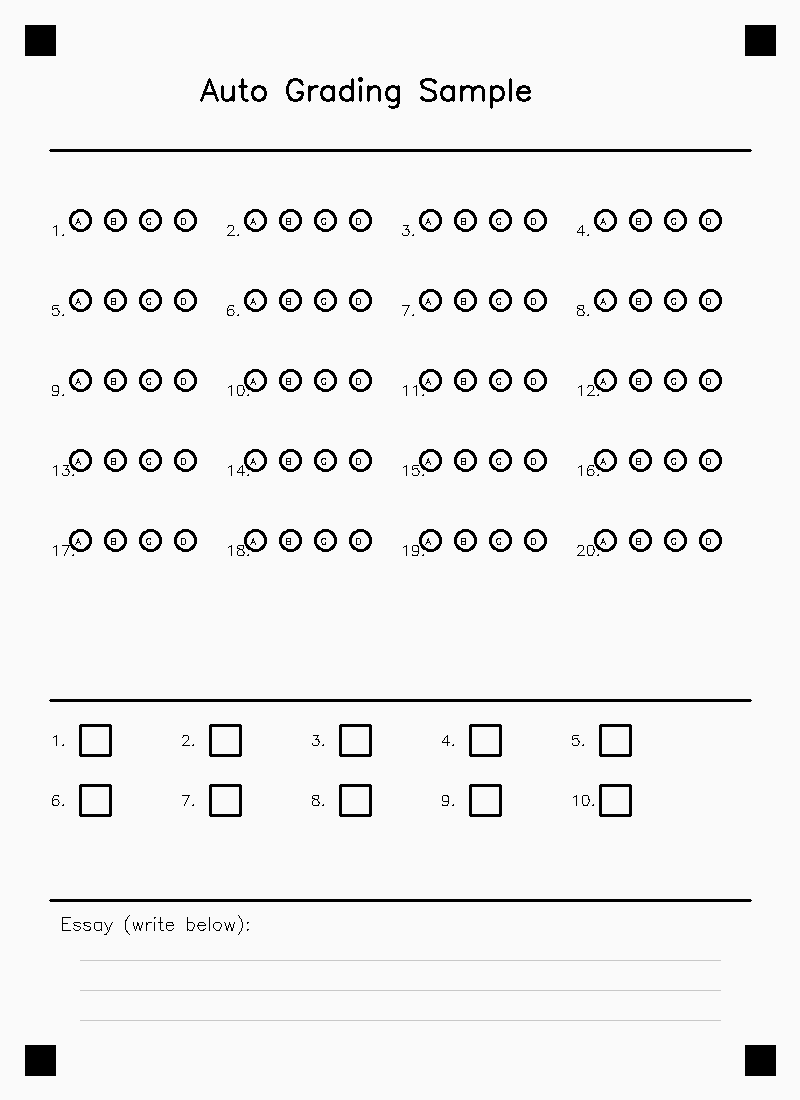
#> input picture data/answer_sheet.png, 800 x 1100 px
$ python -i preprocessing.py   (imports and definitions only)
#> lines starting #> are read from the running program, lines starting #| are printed output that depends on the picture; after the words box and inside, x2 and y2 are one past the last pixel; in counts of white or black regions, pixels touching at a corner belong together
#> further down, picture is the input picture: shape (1100, 800, 3); min 0, max 250, mean 240.1
### common/utils.py
"""共享工具函数：跨章节使用的通用辅助函数

主要功能：
- 图像读取与显示
- 文本/图像可视化辅助
- 性能计时
"""

from __future__ import annotations
import time
from contextlib import contextmanager
from pathlib import Path
from typing import Optional, Tuple

import cv2
import numpy as np


def read_image(path: str | Path, grayscale: bool = False) -> np.ndarray:
    """安全读取图像，处理常见错误

    参数：
        path: 图像路径
        grayscale: 是否以灰度模式读取

    返回：
        NumPy 图像数组

    异常：
        FileNotFoundError: 文件不存在
        ValueError: 文件无法解码为图像
    """
    path = Path(path)
    if not path.exists():
        raise FileNotFoundError(f"图像文件不存在: {path}")

    flag = cv2.IMREAD_GRAYSCALE if grayscale else cv2.IMREAD_COLOR

    # 统一使用 numpy 方式读取，避免 Windows 中文路径下 cv2.imread 报警告
    img = cv2.imdecode(np.fromfile(str(path), dtype=np.uint8), flag)

    if img is None:
        raise ValueError(f"无法解码图像: {path}")
    return img


# [59 lines left out: functions save_image, timer, show_images, not called in this run]


def show_plot(save_path: str = "outputs/plot_result.png") -> None:
    """保存 matplotlib 图表并用 cv2.imshow 弹窗显示

    替代 plt.show()，兼容无 GUI 后端的环境。
    """
    import matplotlib.pyplot as plt

    save_path = Path(save_path)
    save_path.parent.mkdir(parents=True, exist_ok=True)
    plt.savefig(str(save_path), dpi=100, bbox_inches='tight')
    plt.close('all')
    print(f"图表已保存: {save_path}")

    # 用 cv2.imshow 弹窗显示
    plot_img = read_image(save_path)
    cv2.imshow("plot", plot_img)
    cv2.waitKey(0)
    cv2.destroyAllWindows()


# [132 lines left out: functions ensure_dir, load_answer_gt, find_gt_for_image, load_student_id_from_gt, list_student_ids_from_segmented, find_gt_for_student_id and 1 more, not called in this run]

### chapter05/preprocessing.py
"""第5章：图像预处理 — 综合演示

教材对应：第5章 图像预处理与增强
"""

from __future__ import annotations
import sys
from pathlib import Path

import cv2
import matplotlib.pyplot as plt
import numpy as np

# 添加父目录到路径以导入common模块
sys.path.insert(0, str(Path(__file__).parent.parent))
from common.utils import read_image, show_plot


def add_noise(image: np.ndarray, noise_type: str = 'gaussian',
              **kwargs) -> np.ndarray:
    """向图像添加噪声"""
#> called with noise_type = 'salt_pepper'
    if noise_type == 'gaussian':
        sigma = kwargs.get('sigma', 25)
        noise = np.random.normal(0, sigma, image.shape)
        noisy = image.astype(np.float32) + noise
    elif noise_type == 'salt_pepper':
        prob = kwargs.get('prob', 0.05)
        noisy = image.copy()
        # Salt
        salt = np.random.random(image.shape[:2]) < prob / 2
        noisy[salt] = 255
        # Pepper
        pepper = np.random.random(image.shape[:2]) < prob / 2
        noisy[pepper] = 0
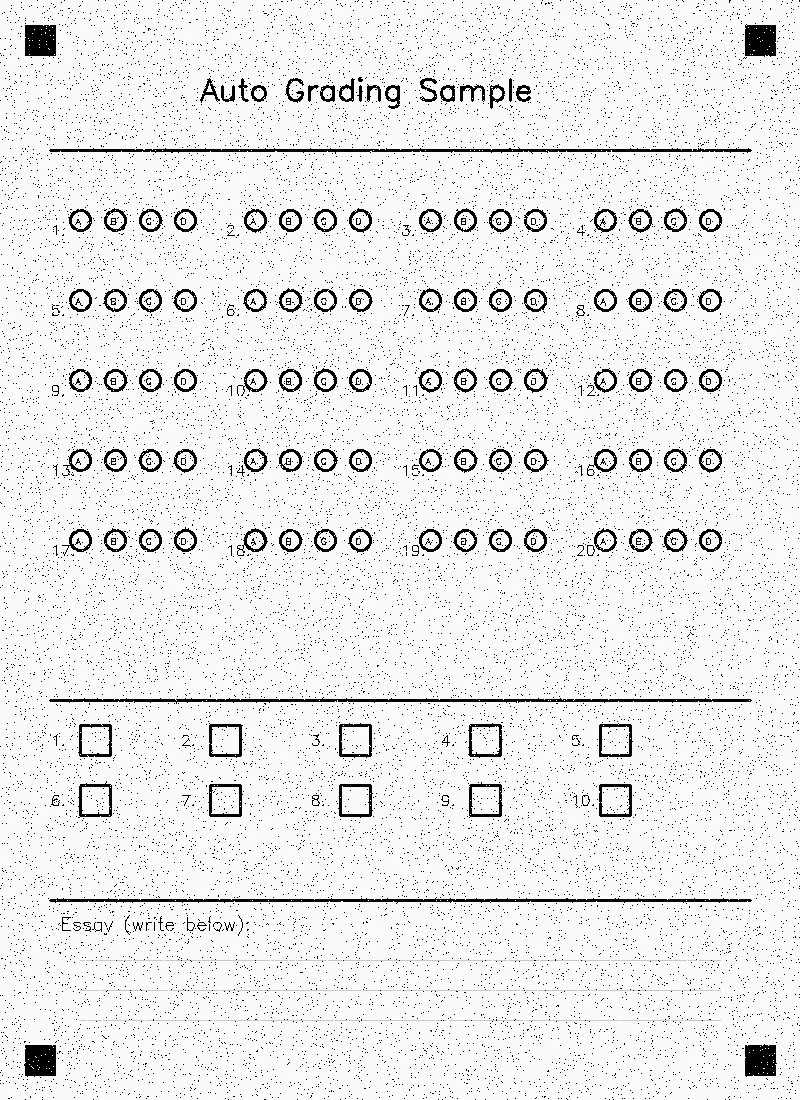
#> noisy: shape (1100, 800, 3); min 0, max 255, mean 234.5
    else:
        raise ValueError(f"未知噪声类型: {noise_type}")
    return np.clip(noisy, 0, 255).astype(np.uint8)


def compare_filters(image: np.ndarray) -> None:
    """对比四种滤波器的效果"""
    # 添加噪声
    noisy = add_noise(image, 'salt_pepper', prob=0.05)

    # 四种滤波
    mean_filter = cv2.blur(noisy, (5, 5))
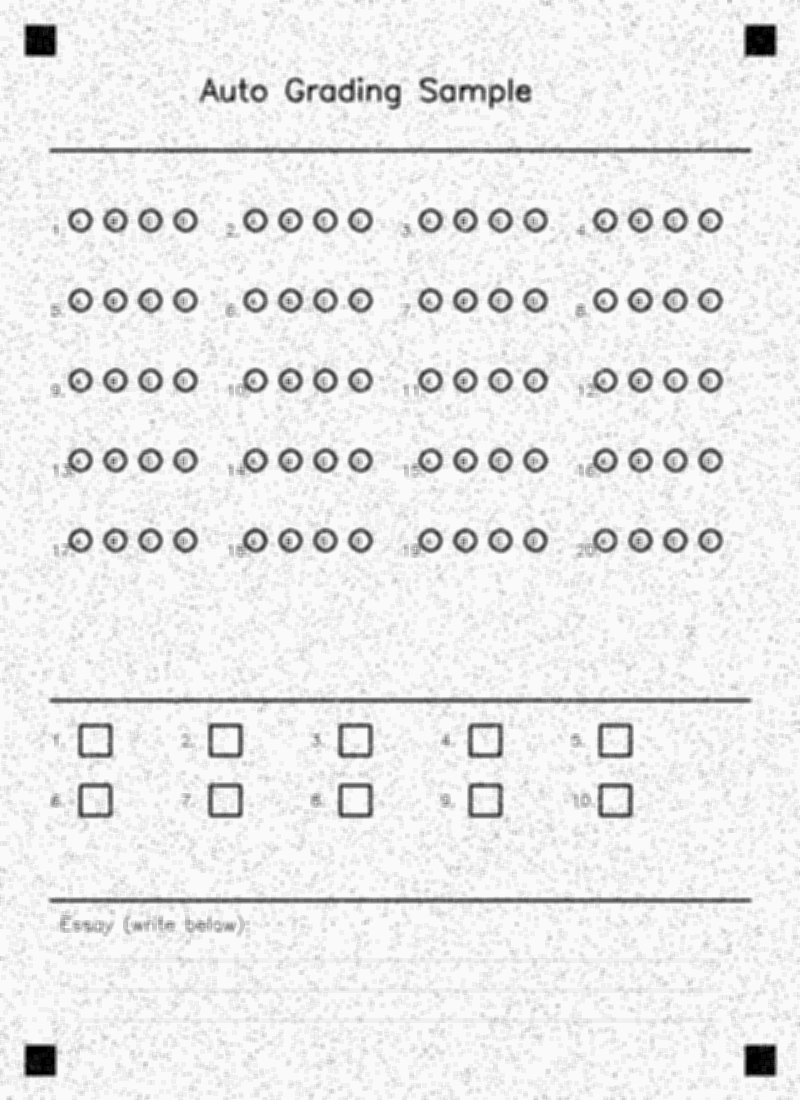
#> mean_filter: shape (1100, 800, 3); min 0, max 251, mean 234.4
    gaussian = cv2.GaussianBlur(noisy, (5, 5), sigmaX=1.5)
    median = cv2.medianBlur(noisy, 5)
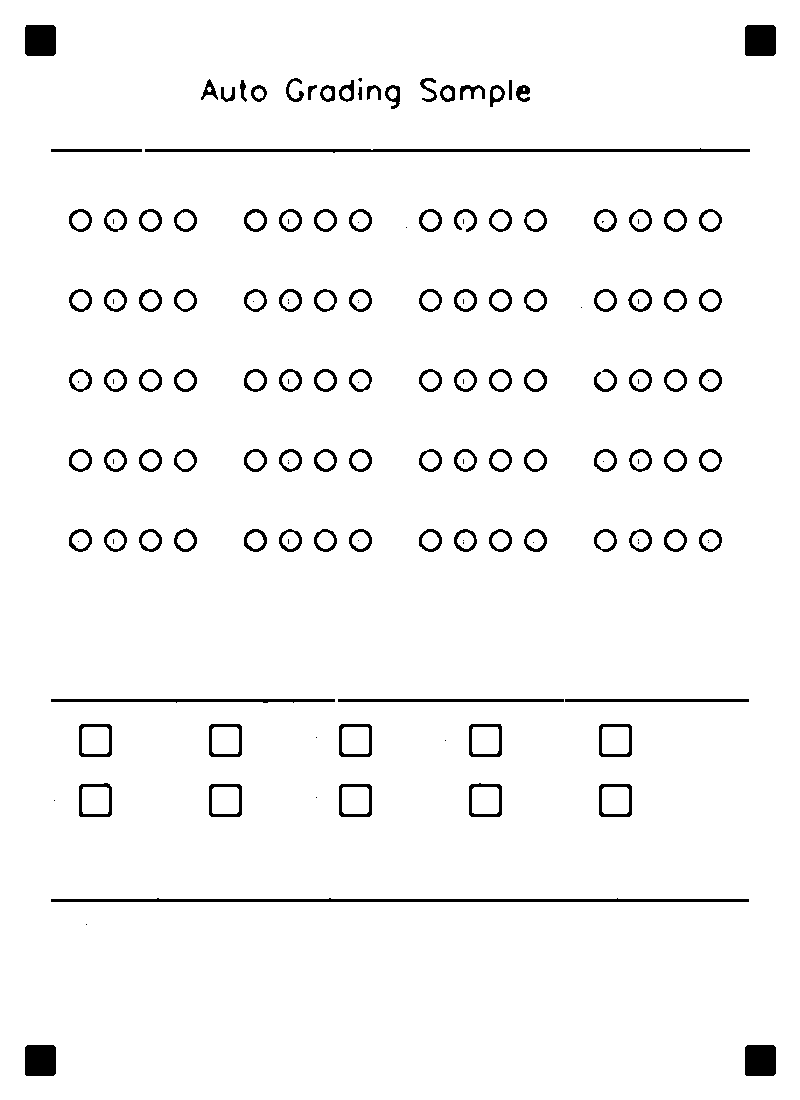
#> median: shape (1100, 800, 3); values 0 (black) and 250 (white), 96.4% white; 163 black regions (46 under 20 px), largest, box (x1, y1, x2, y2) and area: (51, 898, 749, 902) 2099, (145, 148, 750, 153) 1816, (745, 25, 776, 56) 951
    bilateral = cv2.bilateralFilter(noisy, 9, 75, 75)

    plt.rcParams['font.sans-serif'] = ['SimHei', 'Microsoft YaHei']
    plt.rcParams['axes.unicode_minus'] = False
    fig, axes = plt.subplots(2, 3, figsize=(15, 10))

    titles_imgs = [
        ("原图", image),
        ("噪声图（椒盐）", noisy),
        ("均值滤波", mean_filter),
        ("高斯滤波", gaussian),
        ("中值滤波（最佳）", median),
        ("双边滤波", bilateral),
    ]

    for ax, (title, img) in zip(axes.flat, titles_imgs):
        ax.imshow(img if img.ndim == 2 else cv2.cvtColor(img, cv2.COLOR_BGR2RGB))
        ax.set_title(title)
        ax.axis('off')
#> this loop made 6 passes
#> title on passes 1 to 6: '原图', '噪声图（椒盐）', '均值滤波', '高斯滤波', '中值滤波（最佳）', '双边滤波'

    plt.tight_layout()
    plt.savefig("outputs/filter_comparison.png", dpi=100)
    show_plot()


# [97 lines left out: functions threshold_demo, morphology_demo, main, not called in this run]


# [2 lines not run here, left out]

>>> import cv2
>>> picture = cv2.imread('../data/answer_sheet.png')
#> (the run stopped early here; a loop or call above may not have finished)

$ run again, on data/shapes.png
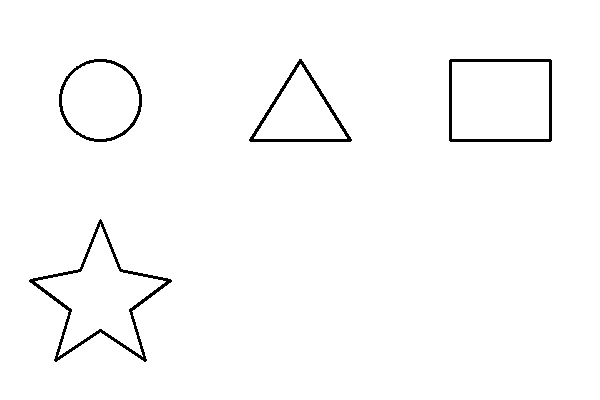
#> input picture data/shapes.png, 600 x 400 px
#> picture is the input picture: shape (400, 600, 3); 98.2% white; 4 black regions, box (x1, y1, x2, y2) and area: (29, 219, 172, 362) 1540, (449, 59, 552, 142) 1076, (249, 59, 352, 142) 914, (59, 59, 142, 142) 768
#> in add_noise, `noisy[pepper] = 0`:
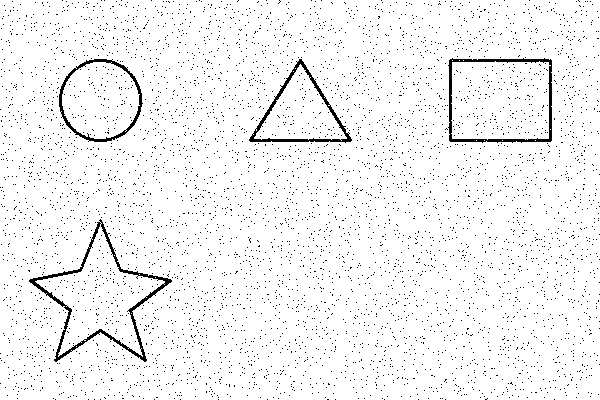
#> noisy: shape (400, 600, 3); 95.8% white; black in thin lines or dots
#> in compare_filters, `median = cv2.medianBlur(noisy, 5)`:
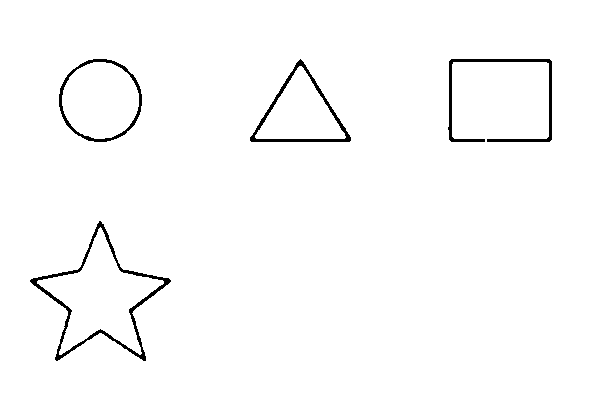
#> median: shape (400, 600, 3); 98.2% white; 4 black regions, box (x1, y1, x2, y2) and area: (30, 221, 171, 361) 1513, (448, 59, 552, 142) 1075, (250, 59, 351, 142) 920, (59, 59, 142, 142) 765
#> the loop in compare_filters, `for ax, (title, img) in zip(axes.flat, titles_imgs):` made 6 passes
#> title on passes 1 to 6: '原图', '噪声图（椒盐）', '均值滤波', '高斯滤波', '中值滤波（最佳）', '双边滤波'

$ run again, on data/tilted_paper.png
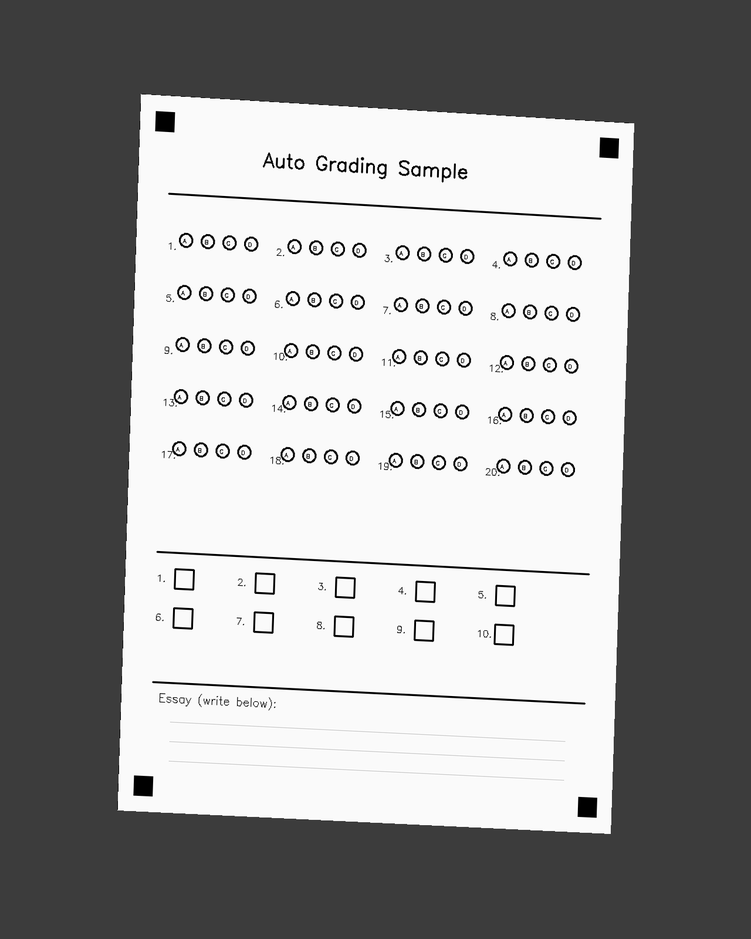
#> input picture data/tilted_paper.png, 751 x 939 px, shrunk from 1280 x 1600 before the run
#> picture is the input picture: shape (939, 751, 3); min 0, max 255, mean 150
#> in compare_filters, `mean_filter = cv2.blur(noisy, (5, 5))`:
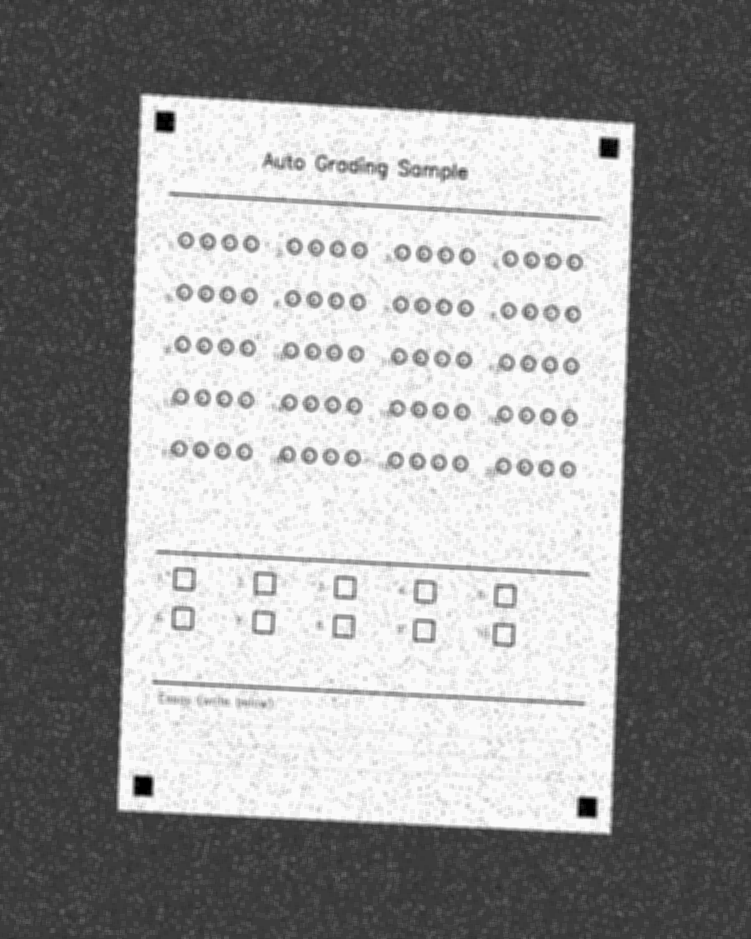
#> mean_filter: shape (939, 751, 3); min 0, max 251, mean 148.8
#> in compare_filters, `median = cv2.medianBlur(noisy, 5)`:
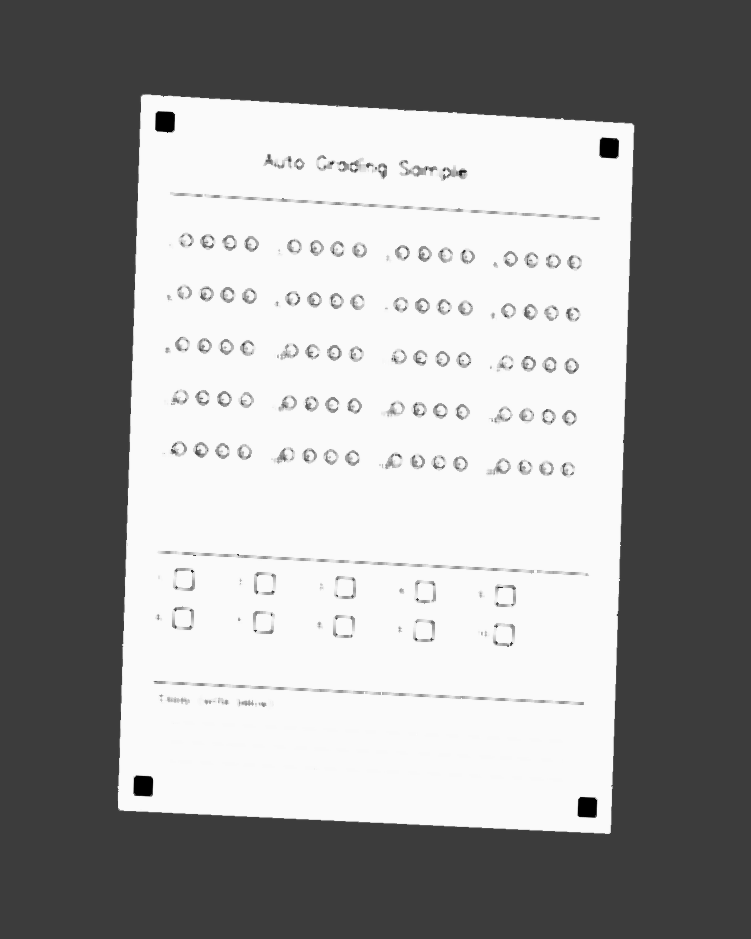
#> median: shape (939, 751, 3); min 0, max 255, mean 152.3
#> the loop in compare_filters, `for ax, (title, img) in zip(axes.flat, titles_imgs):` made 6 passes
#> title on passes 1 to 6: '原图', '噪声图（椒盐）', '均值滤波', '高斯滤波', '中值滤波（最佳）', '双边滤波'
